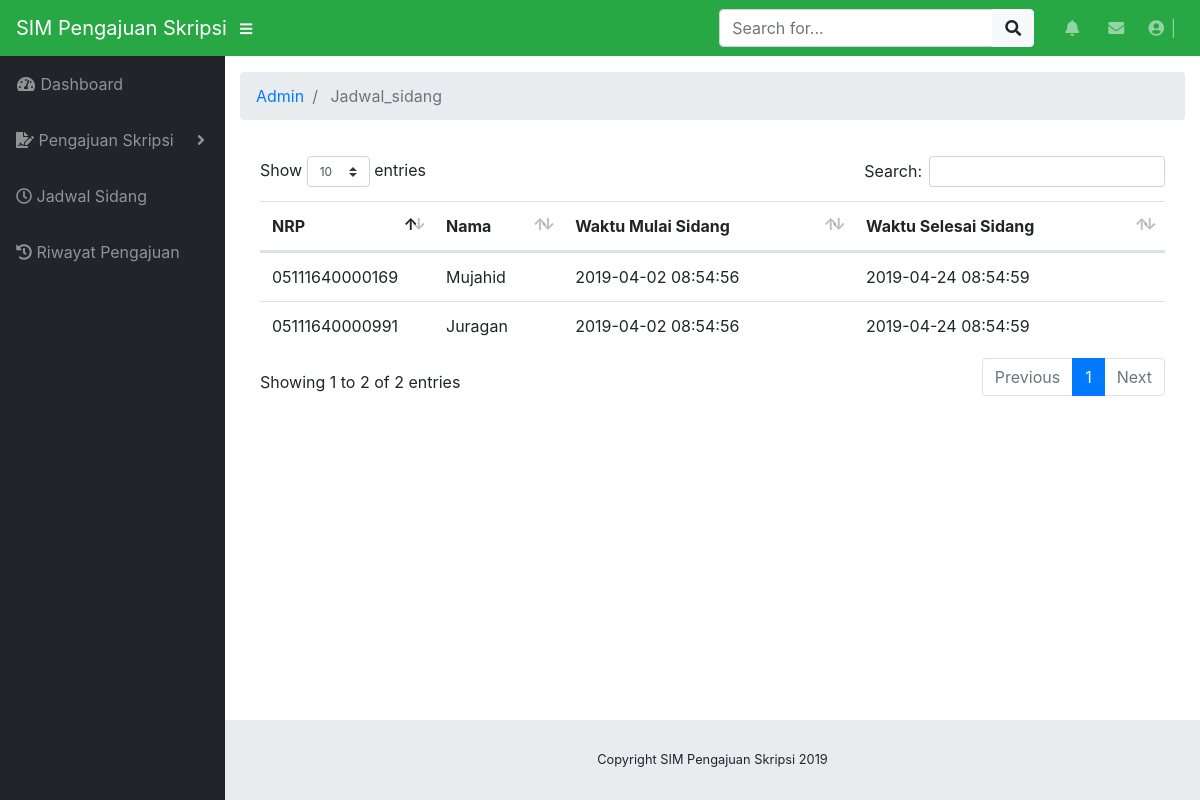
The app's page /index.php/admin/jadwal_sidang with its own data.
### tables this page shows
CREATE TABLE `waktu_sidang` (
  `nrp` varchar(15) NOT NULL,
  `nama` varchar(60) NOT NULL,
  `waktu_mulai` datetime NOT NULL,
  `waktu_selesai` datetime NOT NULL,
  PRIMARY KEY (`nrp`)
);

### application/controllers/admin/Jadwal_Sidang.php (called while the page is built, shortened)
<?php defined('BASEPATH') OR exit('No direct script access allowed');
class Jadwal_Sidang extends CI_Controller {
    public function __construct()
    {
		$this->load->model("waktu_sidang_model");
		$this->load->library('form_validation');
	}
	public function index()
	{
		$data["waktu_sidang"] = $this->waktu_sidang_model->getAll();
        	$this->load->view("admin/v_jadwal_sidang", $data );
	}
}

### index.php (called while the page is built, shortened)
<?php
require_once BASEPATH.'core/CodeIgniter.php';

### application/models/waktu_sidang_model.php (called while the page is built, shortened)
<?php defined('BASEPATH') OR exit('No direct script access allowed');
class waktu_sidang_model extends CI_Model
{
    private $_table = "waktu_sidang";
    public function getAll()
    {
        return $this->db->get($this->_table)->result();
    }
}

### application/views/admin/v_jadwal_sidang.php (the view, shortened to what this page needs)
<!DOCTYPE html>
<html lang="en">
<head>
</head>
<body id="page-top">
	<div id="wrapper">
		<div id="content-wrapper">
			<div class="container-fluid">
					<div class="card-body">
						<div class="table-responsive">
							<table class="table table-hover" id="dataTable" width="100%" cellspacing="0">
								<thead>
									<tr>
										<th>NRP</th>
										<th>Nama</th>
										<th>Waktu Mulai Sidang</th>
										<th>Waktu Selesai Sidang</th>
									</tr>
								</thead>
								<tbody>
                                <?php foreach ($waktu_sidang as $waktu_sidang_1): ?>
									<tr>
										<td width="150">
											<?php echo $waktu_sidang_1->nrp ?>
										</td>
										<td>
											<?php echo $waktu_sidang_1->nama ?>
										</td>
										<td>
                                            <?php echo $waktu_sidang_1->waktu_mulai ?>
										</td>
                                        <td>
                                            <?php echo $waktu_sidang_1->waktu_selesai ?>
                                        </td>
									</tr>
									<?php endforeach; ?>
								</tbody>
							</table>
						</div>
					</div>
				</div>
			</div>
		</div>
</body>
</html>

### css/sb-admin.css (style rules this page uses)
html { position: relative; min-height: 100%; }
body { height: 100%; }
#wrapper { display: -webkit-box; display: -ms-flexbox; display: flex; }
#wrapper #content-wrapper { overflow-x: hidden; width: 100%; padding-top: 1rem; padding-bottom: 80px; }
:root { --input-padding-x: 0.75rem; --input-padding-y: 0.75rem; }

### records on screen
waktu_sidang: nrp "05111640000169", nama "Mujahid", waktu_mulai "2019-04-02 08:54:56", waktu_selesai "2019-04-24 08:54:59"
waktu_sidang: nrp "05111640000991", nama "Juragan", waktu_mulai "2019-04-02 08:54:56", waktu_selesai "2019-04-24 08:54:59"

### other values on screen
SITE_NAME "SIM Pengajuan Skripsi"
$segment "Admin"
$segment "Jadwal_sidang"
Date('Y') "2019"
